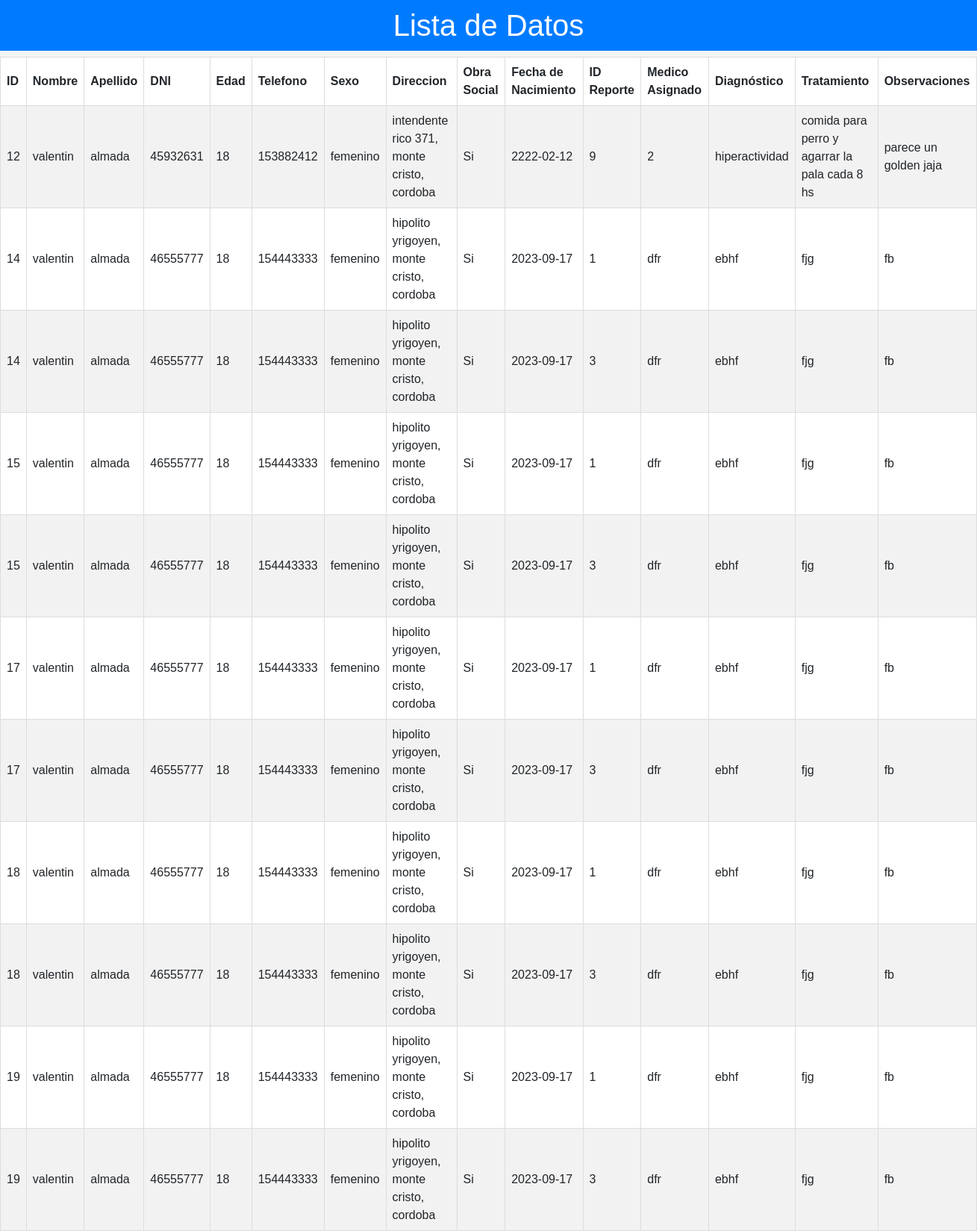
/olimpiadas-grupo8/datos_reportes.php, run on the app's committed database.
### tables this page shows
CREATE TABLE `paciente` (
  `id_paciente` int(11) NOT NULL,
  `nombre` varchar(20) NOT NULL,
  `apellido` varchar(20) NOT NULL,
  `dni` int(11) NOT NULL,
  `edad` int(11) NOT NULL,
  `telefono` int(11) NOT NULL,
  `sexo` varchar(20) NOT NULL,
  `direccion` varchar(40) NOT NULL,
  `localidad` varchar(40) NOT NULL,
  `provincia` varchar(20) NOT NULL,
  `obraSocial` enum('Si','No') NOT NULL,
  `obraSocialTexto` varchar(20) NOT NULL,
  `fecha_nacimiento` date NOT NULL,
  `medicoAsignado` varchar(20) NOT NULL
);

CREATE TABLE `reporte` (
  `id_reporte` int(11) NOT NULL,
  `medicoAsignado` varchar(20) NOT NULL,
  `diagnostico` varchar(100) NOT NULL,
  `tratamiento` varchar(100) NOT NULL,
  `observaciones` varchar(100) NOT NULL,
  `dni` int(11) NOT NULL
);

### olimpiadas-grupo8/datos_reportes.php (the view, shortened to what this page needs)
<!DOCTYPE html>
<html>
<head>
    <link href="https://cdn.jsdelivr.net/npm/bootstrap@5.3.1/dist/css/bootstrap.min.css" rel="stylesheet">
</head>
<body>
    <h1>Lista de Datos</h1>
    <?php
    include("conexion.php");
    $sql = "SELECT * FROM paciente d, reporte r WHERE d.dni= r.dni";
    $result = $conexion->query($sql);
    if ($result->num_rows > 0) {
        echo "<table>";
        echo "<tr>";
        echo "<th>ID</th>";
        echo "<th>Nombre</th>";
        echo "<th>Apellido</th>";
        echo "<th>DNI</th>";
        echo "<th>Edad</th>";
        echo "<th>Telefono</th>";
        echo "<th>Sexo</th>";
        echo "<th>Direccion</th>";
        echo "<th>Obra Social</th>";
        echo "<th>Fecha de Nacimiento</th>";
        echo "<th>ID Reporte</th>";
        echo "<th>Medico Asignado</th>";
        echo "<th>Diagnóstico</th>";
        echo "<th>Tratamiento</th>";
        echo "<th>Observaciones</th>";
        echo "</tr>";
        while ($row = $result->fetch_assoc()) {
            echo "<tr>";
            echo "<td>" . $row['id_paciente'] . "</td>";
            echo "<td>" . $row['nombre'] . "</td>";
            echo "<td>" . $row['apellido'] . "</td>";
            echo "<td>" . $row['dni'] . "</td>";
            echo "<td>" . $row['edad'] . "</td>";
            echo "<td>" . $row['telefono'] . "</td>";
            echo "<td>" . $row['sexo'] . "</td>";
            echo "<td>" . $row["direccion"] . ", " . $row["localidad"] . ", " . $row["provincia"] . "</td>";
            echo "<td>" . $row['obraSocial'] . "</td>";
            echo "<td>" . $row['fecha_nacimiento'] . "</td>";
            echo "<td>" . $row['id_reporte'] . "</td>";
            echo "<td>" . $row['medicoAsignado'] . "</td>";
            echo "<td>" . $row['diagnostico'] . "</td>";
            echo "<td>" . $row['tratamiento'] . "</td>";
            echo "<td>" . $row['observaciones'] . "</td>";
            echo "</tr>";
        }
        echo "</table>";
    } else {
        echo "No hay datos para mostrar.";
    }
    ?>
</body>
</html>

### olimpiadas-grupo8/datos_reportes.php (style rules this page uses)
table { border-collapse: collapse; width: 100%; }
th, td { border: 1px solid #dddddd; text-align: left; padding: 8px; }
tr:nth-child(even) { background-color: #f2f2f2; }
body { font-family: Arial, sans-serif; background-color: #f4f4f4; margin: 0; padding: 0; }
h1 { text-align: center; background-color: #007BFF; color: #fff; padding: 10px; }
table { border-collapse: collapse; width: 100%; background-color: #fff; }

### data on the page
paciente: id_paciente "12", nombre "valentin", apellido "almada", reporte.dni "45932631", edad "18", telefono "153882412", sexo "femenino", direccion "intendente rico 371", localidad "monte cristo", provincia "cordoba", obraSocial "Si", fecha_nacimiento "2222-02-12", reporte.id_reporte "9", reporte.medicoAsignado "2", reporte.diagnostico "hiperactividad", reporte.tratamiento "comida para perro y agarrar la pala cada 8 hs", reporte.observaciones "parece un golden jaja"
paciente: id_paciente "14", nombre "valentin", apellido "almada", reporte.dni "46555777", edad "18", telefono "154443333", sexo "femenino", direccion "hipolito yrigoyen", localidad "monte cristo", provincia "cordoba", obraSocial "Si", fecha_nacimiento "2023-09-17", reporte.id_reporte "1", reporte.medicoAsignado "dfr", reporte.diagnostico "ebhf", reporte.tratamiento "fjg", reporte.observaciones "fb", reporte.id_reporte "3"
paciente: id_paciente "15", nombre "valentin", apellido "almada", reporte.dni "46555777", edad "18", telefono "154443333", sexo "femenino", direccion "hipolito yrigoyen", localidad "monte cristo", provincia "cordoba", obraSocial "Si", fecha_nacimiento "2023-09-17", reporte.id_reporte "1", reporte.medicoAsignado "dfr", reporte.diagnostico "ebhf", reporte.tratamiento "fjg", reporte.observaciones "fb", reporte.id_reporte "3"
paciente: id_paciente "17", nombre "valentin", apellido "almada", reporte.dni "46555777", edad "18", telefono "154443333", sexo "femenino", direccion "hipolito yrigoyen", localidad "monte cristo", provincia "cordoba", obraSocial "Si", fecha_nacimiento "2023-09-17", reporte.id_reporte "1", reporte.medicoAsignado "dfr", reporte.diagnostico "ebhf", reporte.tratamiento "fjg", reporte.observaciones "fb", reporte.id_reporte "3"
paciente: id_paciente "18", nombre "valentin", apellido "almada", reporte.dni "46555777", edad "18", telefono "154443333", sexo "femenino", direccion "hipolito yrigoyen", localidad "monte cristo", provincia "cordoba", obraSocial "Si", fecha_nacimiento "2023-09-17", reporte.id_reporte "1", reporte.medicoAsignado "dfr", reporte.diagnostico "ebhf", reporte.tratamiento "fjg", reporte.observaciones "fb", reporte.id_reporte "3"
paciente: id_paciente "19", nombre "valentin", apellido "almada", reporte.dni "46555777", edad "18", telefono "154443333", sexo "femenino", direccion "hipolito yrigoyen", localidad "monte cristo", provincia "cordoba", obraSocial "Si", fecha_nacimiento "2023-09-17", reporte.id_reporte "1", reporte.medicoAsignado "dfr", reporte.diagnostico "ebhf", reporte.tratamiento "fjg", reporte.observaciones "fb", reporte.id_reporte "3"
